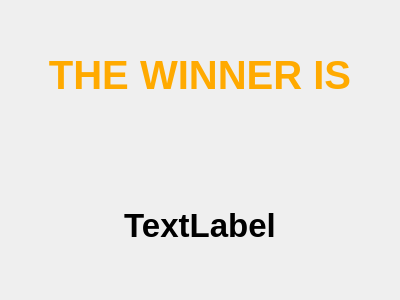
<?xml version="1.0" encoding="UTF-8"?>
<ui version="4.0">
 <class>Winner</class>
 <widget class="QWidget" name="Winner">
  <property name="windowModality">
   <enum>Qt::ApplicationModal</enum>
  </property>
  <property name="geometry">
   <rect>
    <x>0</x>
    <y>0</y>
    <width>400</width>
    <height>300</height>
   </rect>
  </property>
  <property name="contextMenuPolicy">
   <enum>Qt::NoContextMenu</enum>
  </property>
  <property name="windowTitle">
   <string>Form</string>
  </property>
  <property name="styleSheet">
   <string notr="true">border-image: url(:/backgroung1.png);</string>
  </property>
  <layout class="QGridLayout" name="gridLayout_3">
   <property name="leftMargin">
    <number>0</number>
   </property>
   <property name="topMargin">
    <number>0</number>
   </property>
   <property name="rightMargin">
    <number>0</number>
   </property>
   <property name="bottomMargin">
    <number>0</number>
   </property>
   <property name="spacing">
    <number>0</number>
   </property>
   <item row="0" column="0">
    <layout class="QGridLayout" name="gridLayout_2">
     <property name="spacing">
      <number>0</number>
     </property>
     <item row="0" column="0">
      <widget class="QStackedWidget" name="stackedWidget">
       <property name="styleSheet">
        <string notr="true"/>
       </property>
       <property name="lineWidth">
        <number>0</number>
       </property>
       <property name="currentIndex">
        <number>0</number>
       </property>
       <widget class="QWidget" name="page">
        <property name="styleSheet">
         <string notr="true"/>
        </property>
        <layout class="QGridLayout" name="gridLayout_5">
         <property name="leftMargin">
          <number>0</number>
         </property>
         <property name="topMargin">
          <number>0</number>
         </property>
         <property name="rightMargin">
          <number>0</number>
         </property>
         <property name="bottomMargin">
          <number>0</number>
         </property>
         <property name="spacing">
          <number>0</number>
         </property>
         <item row="0" column="0">
          <layout class="QGridLayout" name="gridLayout_4">
           <item row="0" column="0">
            <layout class="QVBoxLayout" name="verticalLayout">
             <item>
              <widget class="QLabel" name="label_2">
               <property name="font">
                <font>
                 <pointsize>30</pointsize>
                 <weight>75</weight>
                 <bold>true</bold>
                </font>
               </property>
               <property name="styleSheet">
                <string notr="true">border-image: url(:/1600x500-blank-png - Copy.png);
color: rgb(255, 170, 0);</string>
               </property>
               <property name="text">
                <string>THE WINNER IS</string>
               </property>
               <property name="alignment">
                <set>Qt::AlignCenter</set>
               </property>
              </widget>
             </item>
             <item>
              <widget class="QLabel" name="label">
               <property name="sizePolicy">
                <sizepolicy hsizetype="Preferred" vsizetype="Preferred">
                 <horstretch>0</horstretch>
                 <verstretch>0</verstretch>
                </sizepolicy>
               </property>
               <property name="minimumSize">
                <size>
                 <width>40</width>
                 <height>0</height>
                </size>
               </property>
               <property name="font">
                <font>
                 <pointsize>25</pointsize>
                 <weight>75</weight>
                 <bold>true</bold>
                </font>
               </property>
               <property name="styleSheet">
                <string notr="true">border-image: url(:/1600x500-blank-png - Copy.png);</string>
               </property>
               <property name="text">
                <string>TextLabel</string>
               </property>
               <property name="alignment">
                <set>Qt::AlignCenter</set>
               </property>
              </widget>
             </item>
            </layout>
           </item>
          </layout>
         </item>
        </layout>
       </widget>
       <widget class="QWidget" name="page_2"/>
      </widget>
     </item>
    </layout>
   </item>
  </layout>
 </widget>
 <resources/>
 <connections/>
</ui>
